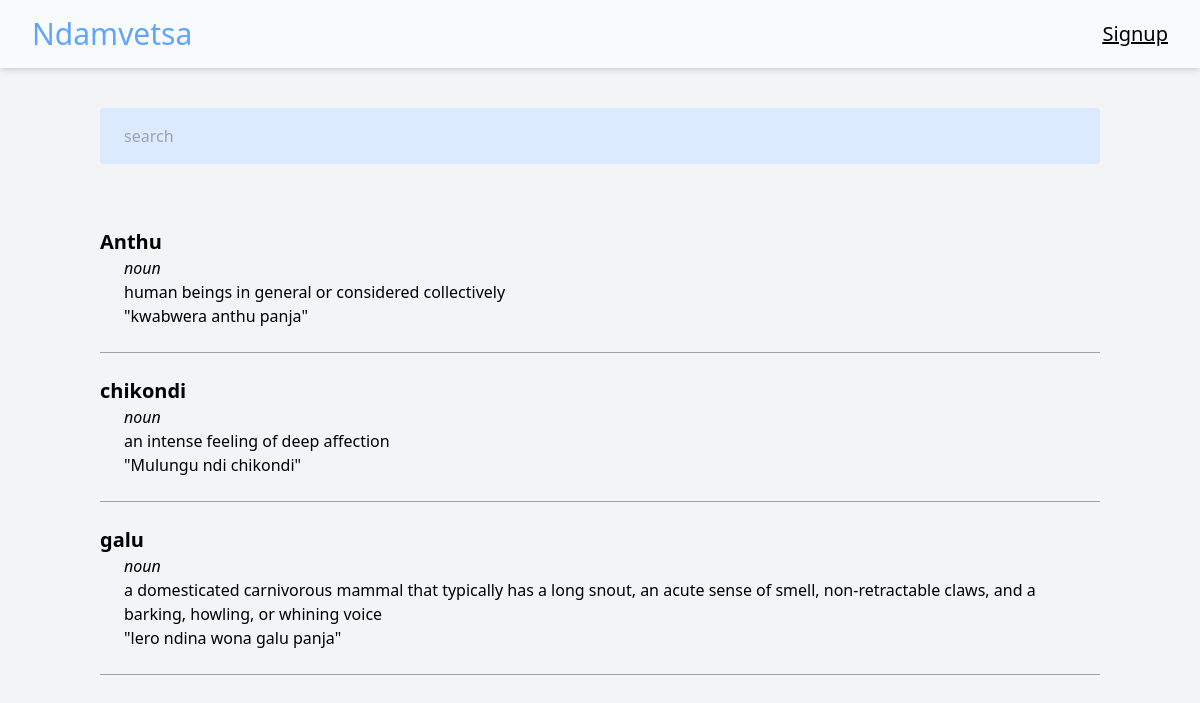
Before: / with the older database file.
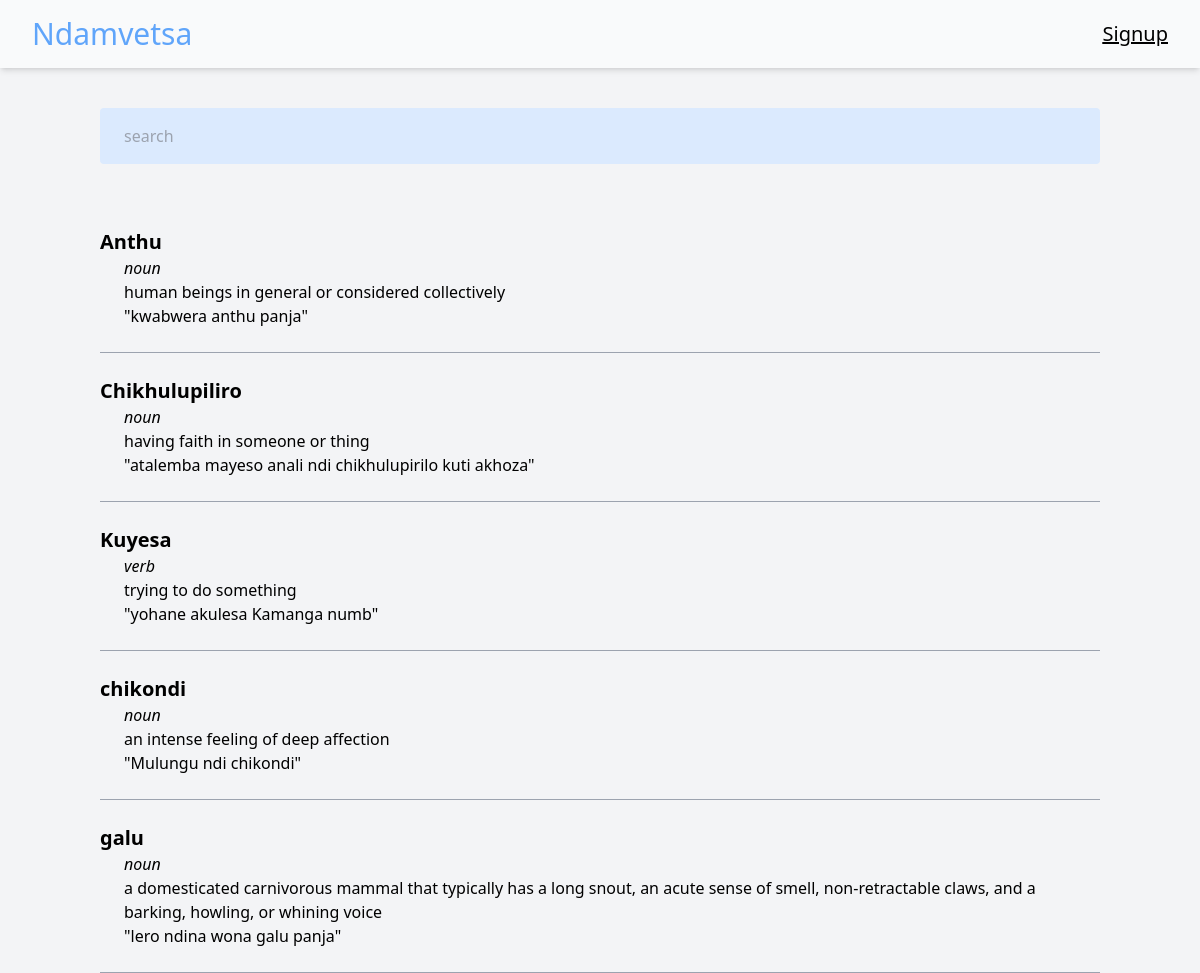
After: the same page with the newer database file.
### main/models.py (models this page shows, shortened)
class Word(models.Model):
    word = models.CharField(max_length=255, unique=True)
    pos = models.CharField(max_length=255)
    description = models.TextField()
    inSentence = models.TextField()

### main/views.py (the view)
# urls.py: path('', views.index, name="index"),
def index(request):
    if request.user.is_authenticated:
        return redirect('main:home')
    else:
        word = Word.objects.order_by('word')
        context = {
            'word': word
        }
        return render(request, 'main/index.html', context)

### templates/main/index.html
{% extends 'base.html' %}
{% block content %}
    <main class="w-10/12">
        <section>
            {% for word in word %}
            <div class="border-b border-gray-400 py-6">
                <h1 class="text-xl font-bold">{{ word.word }}</h1>
                <div class="px-6">
                    <span class="italic font-light py-2">{{ word.pos }}</span>
                    <p>{{ word.description }}</p>
                    <p class="">"{{ word.inSentence }}"</p>
                </div>
            </div>
            {% endfor %}
        </section>
    </main>
{% endblock %}

### templates/base.html (shortened to what this page needs)
{% load static %}
<!DOCTYPE html>
<html lang="en">
<head>
    <link rel="stylesheet" href="{% static 'css/main.css' %}">
</head>
<body class="bg-gray-100 flex flex-col justify-center items-center w-full">
        <nav class="flex justify-between items-center bg-gray-50 shadow-md w-full px-8 py-4">
            <h1 class="text-blue-400 text-3xl hover:text-blue-500"><a href="{% url 'main:index' %}">Ndamvetsa</a></h1>
            <h2 class="underline text-xl "><a href="{% url 'main:signup'%}">Signup</a></h2>
        </nav>
        <section class="my-10 w-10/12">
            <form action="{% url 'main:search' %}" method="post">
                <input class="w-full px-6 py-4 rounded bg-blue-100" type="search" name="searched" placeholder="search">
            </form>
        </section>
    {% block content %}
    {% endblock %}
</body>
</html>

### assets/css/main.css (style rules this page uses)
html { line-height: 1.5; -webkit-text-size-adjust: 100%; -moz-tab-size: 4; -o-tab-size: 4; tab-size: 4; font-family: ui-sans-serif, system-ui, -apple-system, BlinkMacSystemFont, "Segoe UI", Roboto, "Helvetica Neue", Arial, "Noto Sans", sans-serif, "Apple Color Emoji", "Segoe UI Emoji", "Segoe UI Symbol", "Noto Color Emoji"; }
body { margin: 0; line-height: inherit; }
h1, h2, h3, h4, h5, h6 { font-size: inherit; font-weight: inherit; }
a { color: inherit; text-decoration: inherit; }
button, input, optgroup, select, textarea { font-family: inherit; font-size: 100%; line-height: inherit; color: inherit; margin: 0; padding: 0; }
[type='search'] { -webkit-appearance: textfield; outline-offset: -2px; }
blockquote, dl, dd, h1, h2, h3, h4, h5, h6, hr, figure, p, pre { margin: 0; }
input::placeholder, textarea::placeholder { opacity: 1; color: #9ca3af; }
.my-10 { margin-top: 2.5rem; margin-bottom: 2.5rem; }
.flex { display: flex; }
.w-full { width: 100%; }
.w-10\/12 { width: 83.333333%; }
.flex-col { flex-direction: column; }
.items-center { align-items: center; }
.justify-center { justify-content: center; }
.justify-between { justify-content: space-between; }
.rounded { border-radius: 0.25rem; }
.border-b { border-bottom-width: 1px; }
.border-gray-400 { --tw-border-opacity: 1; border-color: rgb(156 163 175 / var(--tw-border-opacity)); }
.bg-gray-100 { --tw-bg-opacity: 1; background-color: rgb(243 244 246 / var(--tw-bg-opacity)); }
.bg-gray-50 { --tw-bg-opacity: 1; background-color: rgb(249 250 251 / var(--tw-bg-opacity)); }
.bg-blue-100 { --tw-bg-opacity: 1; background-color: rgb(219 234 254 / var(--tw-bg-opacity)); }
.px-8 { padding-left: 2rem; padding-right: 2rem; }
.py-4 { padding-top: 1rem; padding-bottom: 1rem; }
.px-6 { padding-left: 1.5rem; padding-right: 1.5rem; }
.py-6 { padding-top: 1.5rem; padding-bottom: 1.5rem; }
.py-2 { padding-top: 0.5rem; padding-bottom: 0.5rem; }
.text-3xl { font-size: 1.875rem; line-height: 2.25rem; }
.text-xl { font-size: 1.25rem; line-height: 1.75rem; }
.font-bold { font-weight: 700; }
.font-light { font-weight: 300; }
.italic { font-style: italic; }
.text-blue-400 { --tw-text-opacity: 1; color: rgb(96 165 250 / var(--tw-text-opacity)); }
.underline { -webkit-text-decoration-line: underline; text-decoration-line: underline; }
.shadow-md { --tw-shadow: 0 4px 6px -1px rgb(0 0 0 / 0.1), 0 2px 4px -2px rgb(0 0 0 / 0.1); --tw-shadow-colored: 0 4px 6px -1px var(--tw-shadow-color), 0 2px 4px -2px var(--tw-shadow-color); box-shadow: var(--tw-ring-offset-shadow, 0 0 #0000), var(--tw-ring-shadow, 0 0 #0000), var(--tw-shadow); }

Changed rows visible on the page:
added Word: word "Chikhulupiliro", pos "noun", description "having faith in someone or thing", inSentence "atalemba mayeso anali ndi chikhulupirilo kuti akhoza"
added Word: word "Kuyesa", pos "verb", description "trying to do something", inSentence "yohane akulesa Kamanga numb"
